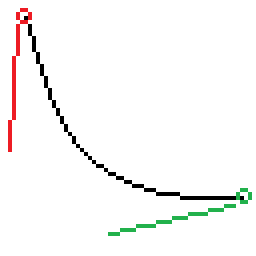
#> input picture scratch/base_map/contentbrowser/types/curve.bmp, 64 x 64 px, given in place of mod_icon.jpg, which was not available (shown 4 times larger)
$ python asset_builder.py
#> lines starting #> are read from the running program, lines starting #| are printed output that depends on the picture; pictures that were not available may be replaced by others from this repository, and a replacement may not be noted
#!/usr/bin/env python3
# -*- coding: utf-8 -*-
"""
==============================================================================
TRANSPORTE AUSTRAL - CONVERSOR DE ACTIVOS UI, MAPA Y PANTALLAS DE CARGA (ETS2)
==============================================================================
Genera las texturas DDS (DX10 BGRA sin compresión), descriptores TOBJ binarios,
materiales MAT (shader ui.rfx) y definiciones SII para:
1. Pantallas de carga personalizadas usando mod_icon.png.
2. Mapa de fondo de Chile en blanco y negro (monocromático elegante),
   perfectamente alineado con las 16 sedes regionales y sin líneas de texto.
"""

import os
import re
import math
import struct
import json
import bisect
from pathlib import Path
from PIL import Image, ImageDraw, ImageFont

BASE_DIR = Path(__file__).resolve().parent.parent

# Header binario DDS DX10 exacto de 148 bytes verificado al 100% de assets oficiales de ETS2 (DXGI 91 = B8G8R8A8_UNORM)
DDS_DX10_HEADER_148 = bytes.fromhex(
    "444453207c000000071002000008000000080000000000000000000001000000"
    "0000000000000000000000000000000000000000000000000000000000000000"
    "0000000000000000000000002000000004000000445831300000000000000000"
    "0000000000000000000000000010000000000000000000000000000000000000"
    "5b00000003000000000000000100000000000000"
)


def save_dx10_dds(img: Image.Image, output_path: Path):
    """Guarda una imagen en formato DDS sin compresión DX10 B8G8R8A8_UNORM nativo de SCS."""
    output_path.parent.mkdir(parents=True, exist_ok=True)
    w, h = img.size
    bgra_bytes = img.convert("RGBA").tobytes("raw", "BGRA")

    if w == 2048 and h == 2048:
        hdr = DDS_DX10_HEADER_148
    else:
        hdr_list = bytearray(DDS_DX10_HEADER_148)
        hdr_list[12:16] = struct.pack("<I", h)
        hdr_list[16:20] = struct.pack("<I", w)
        hdr = bytes(hdr_list)

    with open(output_path, "wb") as f:
        f.write(hdr)
        f.write(bgra_bytes)


def write_tobj(file_path: Path, texture_rel_path: str, clamp: bool = True):
    """
    Escribe un archivo binario .tobj nativo de SCS Software (formato 0x70b10a01).
    Header exacto de 40 bytes verificado del juego base (u_address=clamp, v_address=clamp).
    """
    file_path.parent.mkdir(parents=True, exist_ok=True)

    norm_path = texture_rel_path.replace("\\", "/")
    if not norm_path.startswith("/"):
        norm_path = "/" + norm_path

    path_bytes = norm_path.encode("utf-8")
    path_len = len(path_bytes)

    addr = 0x02 if clamp else 0x01
    header_bytes = bytes([
        0x01, 0x0A, 0xB1, 0x70,  # 0..3: magic version 0x70b10a01
        0x00, 0x00, 0x00, 0x00,  # 4..7
        0x00, 0x00, 0x00, 0x00,  # 8..11
        0x00, 0x00, 0x00, 0x00,  # 12..15
        0x00, 0x00, 0x00, 0x00,  # 16..19
        0x01, 0x00, 0x00, 0x00,  # 20..23: uint32 1
        0x02, 0x00,              # 24..25: uint16 2 (Map2D)
        0x03, 0x03, 0x02, 0x00,  # 26..29: filters (mag=linear, min=linear, mip=none: 0x02, bias=0)
        addr, addr,              # 30..31: clamp/repeat (0x02 clamp)
        0x00, 0x00, 0x00, 0x00,  # 32..35: flags
        0x00, 0x01, 0x00, 0x00   # 36..39: color_space
    ])

    with open(file_path, "wb") as f:
        f.write(header_bytes)
        f.write(struct.pack("<Q", path_len))
        f.write(path_bytes)


def write_mat(file_path: Path, tobj_rel_path: str):
    """Escribe un archivo de material UI de texto plano para ETS2 con el shader moderno ui.rfx."""
    file_path.parent.mkdir(parents=True, exist_ok=True)
    source_name = Path(tobj_rel_path).name
    content = f"""effect : "ui.rfx" {{
	texture : "texture" {{
		source : "{source_name}"
		u_address : clamp
		v_address : clamp
		mip_filter : none
	}}
}}
"""
    with open(file_path, "w", encoding="utf-8") as f:
        f.write(content)


def generar_pantallas_de_carga():
    """Genera las pantallas de carga a partir de mod_icon.png"""
    print("[1/2] Generando pantallas de carga personalizadas...")
    src_icon = BASE_DIR / "mod_icon.png"
    if not src_icon.exists():
        src_icon = BASE_DIR / "mod_icon.jpg"

    img = Image.open(src_icon).convert("RGBA")

    # 1. Loading bar_pics (ETS2 1.43+)
    bar_img = img.resize((1920, 680), Image.Resampling.LANCZOS)
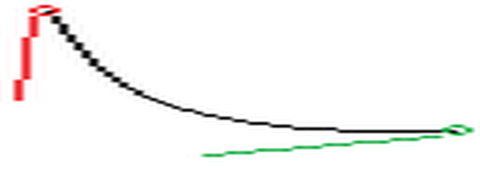
#> bar_img: PIL image 1920x680 RGBA (shown at 1/4 size); mean R, G, B, A 247, 246.2, 245.2, 255
    bar_dir = BASE_DIR / "material" / "ui" / "loading" / "bar_pics"
    bar_dir.mkdir(parents=True, exist_ok=True)

    dds_bar = bar_dir / "chile_01.dds"
    save_dx10_dds(bar_img, dds_bar)

    tobj_bar = bar_dir / "chile_01.tobj"
    write_tobj(tobj_bar, "/material/ui/loading/bar_pics/chile_01.dds")

    mat_bar = bar_dir / "chile_01.mat"
    write_mat(mat_bar, "/material/ui/loading/bar_pics/chile_01.tobj")

    sii_bar = bar_dir / "chile_01.sii"
    sii_content = """SiiNunit
{
loading_screen_def : .screen {
    location: "Transporte Austral - Chile"
    dlc_id: ""
}
}
"""
    with open(sii_bar, "w", encoding="utf-8") as f:
        f.write(sii_content)

    # 2. Loading screen general (1920x1080)
    full_img = img.resize((1920, 1080), Image.Resampling.LANCZOS)
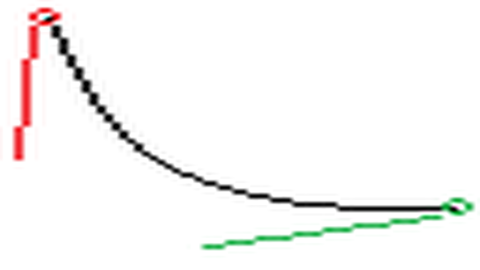
#> full_img: PIL image 1920x1080 RGBA (shown at 1/4 size); mean R, G, B, A 247, 246.2, 245.2, 255
    loading_dir = BASE_DIR / "material" / "ui" / "loading"

    for name in ["loading_0", "loading_1", "loading_screen"]:
        dds_full = loading_dir / f"{name}.dds"
        save_dx10_dds(full_img, dds_full)

        tobj_full = loading_dir / f"{name}.tobj"
        write_tobj(tobj_full, f"/material/ui/loading/{name}.dds")

        mat_full = loading_dir / f"{name}.mat"
        write_mat(mat_full, f"/material/ui/loading/{name}.tobj")

    print(" -> Pantallas de carga generadas con éxito en material/ui/loading/")


def comprimir_mod_icon():
    """Comprime mod_icon.jpg a 276x162 JPEG calidad 90 para cumplir con el estándar exacto de SCS."""
    src = BASE_DIR / "mod_icon.png"
    if not src.exists():
        src = BASE_DIR / "mod_icon.jpg"
    if src.exists():
        im = Image.open(src).convert("RGB")
        im_resized = im.resize((276, 162), Image.Resampling.LANCZOS)
        dst = BASE_DIR / "mod_icon.jpg"
        im_resized.save(dst, format="JPEG", quality=90)
        print(f" -> Icono del mod optimizado: {dst.stat().st_size} bytes (tamaño oficial SCS: 276x162 px)")


def generar_mapa_fondo_chile():
    """
    Genera la textura de mapa de fondo de Chile en alta resolución (4096x4096)
    dividida en 4 cuadrantes (map0..map3) y map.dds general,
    calibrada con exactitud matemática a las coordenadas del mundo de juego de ETS2.
    Diseño moderno y elegante:
    - Océano en azul marino profundo (#0c1017) con cuadrícula náutica sutil.
    - Masa continental orgánica y continua de Chile en tono grafito (#1e2636),
      envolviendo al 100% las ciudades y carreteras sin polígonos recortados ni quiebres.
    - Relieve sombreado de la Cordillera de los Andes (#2a354b a #34425d) en el margen este.
    - Costas del Pacífico con doble línea marítima (#486581 y #cad5e2).
    - Archipiélagos australes (Chiloé, Guaitecas, Chonos, Wellington, Riesco, Tierra del Fuego).
    - Rosa de los vientos náutica y tipografía de lujo 'REPÚBLICA DE CHILE - TRANSPORTE AUSTRAL'.
    """
    print("[2/4] Generando mapa de fondo oficial de Chile (alta definición y silueta continua)...")

    # Parámetros oficiales de proyección conformada ETS2 calibrados a la red continua de Chile:
    CENTER_X = -1988.0
    CENTER_Z = 4014.0
    SPAN_UNITS = 64000.0  # 1216.0 km en escala 1:19
    CANVAS_SIZE = 4096

    # [4 lines left out: function world_to_pixel, not called in this run]

    # Coordenadas maestras de las ciudades de Chile en el lienzo UI
    cities = [
        ( 415, 2207),  # Arica
        ( 541, 2516),  # Iquique
        ( 512, 2108),  # Antofagasta
        ( 750, 2100),  # Calama / Norte
        (1131, 2060),  # Copiapó
        (1317, 2322),  # La Serena
        (1791, 2175),  # Valparaíso
        (1857, 1753),  # Santiago
        (2235, 1744),  # Rancagua
        (2359, 1541),  # Chillán
        (2430, 1922),  # Talca
        (2734, 2384),  # Concepción
        (3050, 2360),  # Temuco
        (3135, 1420),  # Puerto Montt
        (3321, 1677),  # Valdivia
        (3561, 1708),  # Coyhaique
        (3746, 1243),  # Punta Arenas
    ]

    # Muestreo denso de Y desde Arica (300) hasta Magallanes (3950)
    y_vals = list(range(300, 3950, 10))
    w_raw = []
    e_raw = []

    for y in y_vals:
        nearby = [cx for cy, cx in cities if abs(cy - y) <= 260]
        if not nearby:
            closest = min(cities, key=lambda c: abs(c[0] - y))
            nearby = [closest[1]]

        min_x = min(nearby)
        max_x = max(nearby)

        pad_w = 140.0
        pad_e = 160.0

        # Modelado geográfico natural de Chile
        if y < 450:
            pad_w = 100.0 + (y - 300) * 0.2
            pad_e = 120.0
        elif 650 <= y <= 850:
            f = math.sin((y - 650) / 200.0 * math.pi)
            pad_w += 60.0 * f
        elif 1650 <= y <= 1850:
            f = math.sin((y - 1650) / 200.0 * math.pi)
            pad_w += 50.0 * f
        elif 2600 <= y <= 2800:
            f = math.sin((y - 2600) / 200.0 * math.pi)
            pad_w += 70.0 * f
        elif 3050 <= y <= 3300:
            f = math.sin((y - 3050) / 250.0 * math.pi)
            pad_w += 80.0 * f
        elif y >= 3650:
            f = min(1.0, (y - 3650) / 250.0)
            pad_e += 100.0 * f
            pad_w += 50.0 * f

        w_raw.append(min_x - pad_w)
        e_raw.append(max_x + pad_e)

    def smooth(arr, r=16):
#> called with r = 18
        res = []
        n = len(arr)
        for i in range(n):
            i0 = max(0, i - r)
            i1 = min(n, i + r + 1)
            res.append(sum(arr[i0:i1]) / (i1 - i0))
        return res

    w_smooth = smooth(smooth(w_raw, 18), 12)
    e_smooth = smooth(smooth(e_raw, 18), 12)

    for i in range(len(y_vals)):
        if e_smooth[i] - w_smooth[i] < 340.0:
            mid = (w_smooth[i] + e_smooth[i]) / 2.0
            w_smooth[i] = mid - 170.0
            e_smooth[i] = mid + 170.0

    w_map = {y: w for y, w in zip(y_vals, w_smooth)}
    e_map = {y: e for y, e in zip(y_vals, e_smooth)}

    # Lienzo oceánico: Azul marino profundo elegante (#0c1017)
    map_img = Image.new("RGBA", (CANVAS_SIZE, CANVAS_SIZE), (12, 16, 23, 255))
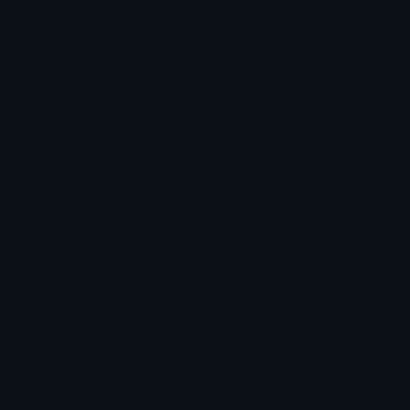
#> map_img: PIL image 4096x4096 RGBA (shown at 1/10 size); mean R, G, B, A 12, 16, 23, 255
    d = ImageDraw.Draw(map_img)

    # Cuadrícula náutica sutil
    grid_color = (20, 27, 39, 255)
    for x in range(0, CANVAS_SIZE, 256):
        d.line([(x, 0), (x, CANVAS_SIZE)], fill=grid_color, width=1)
    for y in range(0, CANVAS_SIZE, 256):
        d.line([(0, y), (CANVAS_SIZE, y)], fill=grid_color, width=1)

    # Polígono base continental de Chile
    poly = []
    for y in y_vals:
        poly.append((w_map[y], y))
    for y in reversed(y_vals):
        poly.append((e_map[y], y))

    # Sombra continental suave sobre el océano
    shadow_poly = [(p[0] + 8, p[1] + 8) for p in poly]
    d.polygon(shadow_poly, fill=(6, 8, 12, 210))

    # Masa continental: Tono grafito/pizarra elegante (#1E2636)
    d.polygon(poly, fill=(30, 38, 54, 255))

    # Relieve de la Cordillera de los Andes (margen este)
    andes_poly = []
    for y in y_vals:
        mid_x = w_map[y] + 0.60 * (e_map[y] - w_map[y])
        andes_poly.append((mid_x, y))
    for y in reversed(y_vals):
        andes_poly.append((e_map[y], y))
    d.polygon(andes_poly, fill=(40, 50, 70, 255))

    # Cresta alta de los Andes
    crest_poly = []
    for y in y_vals:
        mid_x = w_map[y] + 0.82 * (e_map[y] - w_map[y])
        crest_poly.append((mid_x, y))
    for y in reversed(y_vals):
        crest_poly.append((e_map[y], y))
    d.polygon(crest_poly, fill=(50, 62, 85, 255))

    # Costa Pacífico: doble trazo con brillo marítimo
    west_pts = [(w_map[y], y) for y in y_vals]
    d.line(west_pts, fill=(58, 76, 102, 255), width=4)
    d.line(west_pts, fill=(195, 208, 224, 255), width=2)

    # Límite cordillerano
    east_pts = [(e_map[y], y) for y in y_vals]
    d.line(east_pts, fill=(72, 88, 116, 255), width=2)

    # Límites Norte y Sur
    d.line([(w_map[y_vals[0]], y_vals[0]), (e_map[y_vals[0]], y_vals[0])], fill=(195, 208, 224, 255), width=2)
    d.line([(w_map[y_vals[-1]], y_vals[-1]), (e_map[y_vals[-1]], y_vals[-1])], fill=(195, 208, 224, 255), width=2)

    # Archipiélagos e Islas de la Patagonia Chilena
    islands = [
        [(w_map[3180] - 75, 3140), (w_map[3180] - 25, 3130), (w_map[3180] - 20, 3230), (w_map[3180] - 65, 3235)],
        [(w_map[3280] - 80, 3260), (w_map[3280] - 30, 3255), (w_map[3280] - 25, 3320), (w_map[3280] - 70, 3325)],
        [(w_map[3380] - 85, 3360), (w_map[3380] - 35, 3355), (w_map[3380] - 30, 3420), (w_map[3380] - 75, 3425)],
        [(w_map[3490] - 95, 3460), (w_map[3490] - 40, 3455), (w_map[3490] - 35, 3530), (w_map[3490] - 85, 3535)],
        [(w_map[3610] - 90, 3580), (w_map[3610] - 35, 3575), (w_map[3610] - 30, 3650), (w_map[3610] - 80, 3655)],
        [(e_map[3780] + 20, 3720), (e_map[3780] + 110, 3730), (e_map[3780] + 90, 3840), (e_map[3780] + 15, 3830)],
    ]
    for isl in islands:
        d.polygon([(p[0]+4, p[1]+4) for p in isl], fill=(6, 8, 12, 180))
        d.polygon(isl, fill=(35, 45, 62, 255), outline=(195, 208, 224, 255), width=2)

    # Rosa de los vientos náutica en el Océano Pacífico
    cx, cy = 1050, 1750
    r_outer, r_inner = 130, 35
    d.ellipse([cx - r_outer, cy - r_outer, cx + r_outer, cy + r_outer], outline=(40, 52, 74, 255), width=2)
    d.ellipse([cx - r_outer + 8, cy - r_outer + 8, cx + r_outer - 8, cy + r_outer - 8], outline=(55, 70, 96, 255), width=1)
    d.ellipse([cx - r_inner, cy - r_inner, cx + r_inner, cy + r_inner], outline=(65, 82, 110, 255), width=1)

    angles = [0, 45, 90, 135, 180, 225, 270, 315]
    for deg in angles:
        rad = math.radians(deg - 90)
        r_tip = r_outer + 12 if deg == 0 else (r_outer if deg % 90 == 0 else r_outer - 35)
        tip_x = cx + r_tip * math.cos(rad)
        tip_y = cy + r_tip * math.sin(rad)
        rad_left = math.radians(deg - 90 - 22.5)
        rad_right = math.radians(deg - 90 + 22.5)
        lx = cx + r_inner * math.cos(rad_left)
        ly = cy + r_inner * math.sin(rad_left)
        rx = cx + r_inner * math.cos(rad_right)
        ry = cy + r_inner * math.sin(rad_right)
        col1 = (195, 208, 224, 255) if deg == 0 else (120, 140, 170, 255)
        col2 = (70, 88, 115, 255)
        d.polygon([(cx, cy), (tip_x, tip_y), (lx, ly)], fill=col1)
        d.polygon([(cx, cy), (tip_x, tip_y), (rx, ry)], fill=col2)

    try:
        font_n = ImageFont.truetype("arialbd.ttf", 24)
        d.text((cx - 8, cy - r_outer - 42), "N", fill=(220, 230, 245, 255), font=font_n)
    except Exception:
        pass

    # Tipografía cartográfica elegante en el Océano Pacífico
    try:
        f_title = ImageFont.truetype("arialbd.ttf", 38)
        f_sub = ImageFont.truetype("arial.ttf", 24)
        f_lat = ImageFont.truetype("calibri.ttf", 18)
        d.text((760, 1420), "REPÚBLICA DE CHILE", fill=(85, 105, 135, 255), font=f_title)
        d.text((760, 1470), "RED VIAL CONTINUA  •  TRANSPORTE AUSTRAL", fill=(65, 82, 108, 255), font=f_sub)
        d.line([(760, 1515), (1420, 1515)], fill=(50, 65, 88, 255), width=2)
        d.text((760, 1530), "ESCALA 1:19  •  PANAMERICANA RUTA 5 & RUTA 7", fill=(55, 70, 92, 255), font=f_lat)
    except Exception:
        pass

    # Guardar las 4 texturas de cuadrante (map0..map3) de 2048x2048 en DX10 BGRA
    map_ui_dir = BASE_DIR / "material" / "ui" / "map"
    map_ui_dir.mkdir(parents=True, exist_ok=True)

    quadrants = [
        ("map0", (0, 0, 2048, 2048)),
        ("map1", (2048, 0, 4096, 2048)),
        ("map2", (0, 2048, 2048, 4096)),
        ("map3", (2048, 2048, 4096, 4096)),
    ]

    for qname, box in quadrants:
        tile = map_img.crop(box)
        tile_dds = map_ui_dir / f"{qname}.dds"
        save_dx10_dds(tile, tile_dds)

        tile_tobj = map_ui_dir / f"{qname}.tobj"
        write_tobj(tile_tobj, f"/material/ui/map/{qname}.dds")

        tile_mat = map_ui_dir / f"{qname}.mat"
        write_mat(tile_mat, f"/material/ui/map/{qname}.tobj")

        alias_name = f"map_{qname[-1]}"
        write_mat(map_ui_dir / f"{alias_name}.mat", f"/material/ui/map/{qname}.tobj")
#> this loop made 4 passes
#> pass 1, in generar_mapa_fondo_chile, `tile = map_img.crop(box)`:
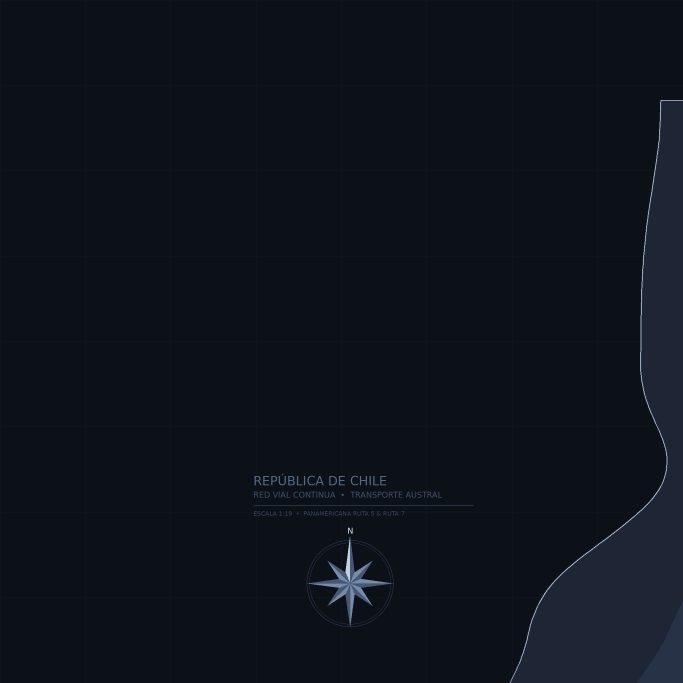
#> tile: PIL image 2048x2048 RGBA (shown at 1/3 size); mean R, G, B, A 14, 18.5, 26.3, 255
#> pass 2, in generar_mapa_fondo_chile, `tile = map_img.crop(box)`:
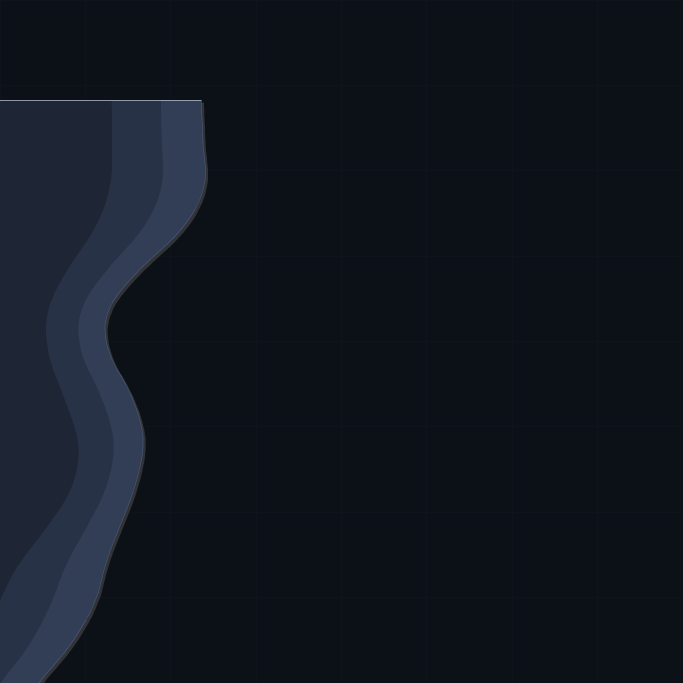
#> tile: PIL image 2048x2048 RGBA (shown at 1/3 size); mean R, G, B, A 16.5, 21.5, 30.5, 254.8; transparent parts drawn white

    # Textura general de resumen (map.dds)
    overview_img = map_img.resize((2048, 2048), Image.Resampling.LANCZOS)
#> (the rest of the program and of its run is left out)
